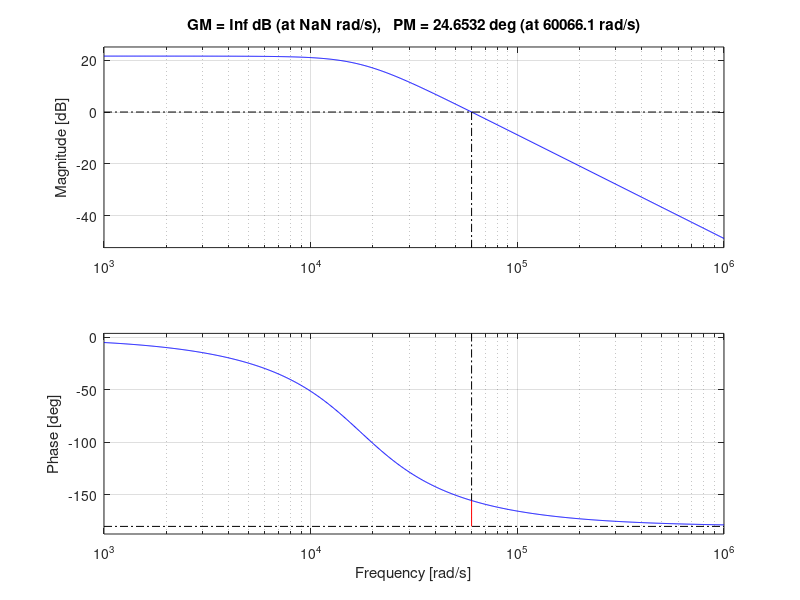
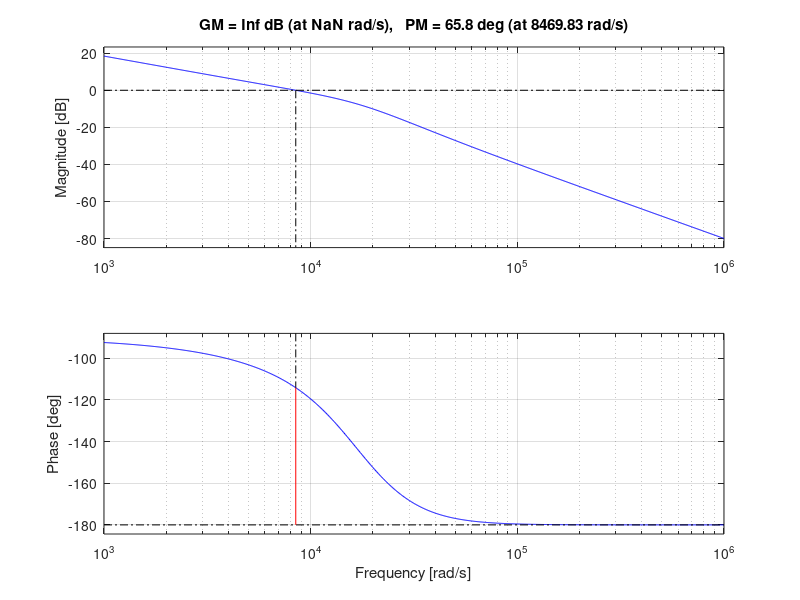
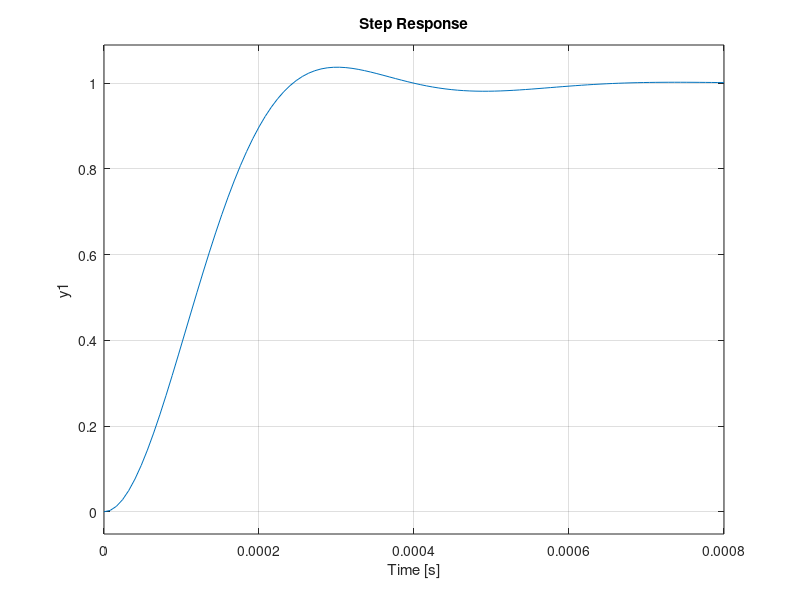
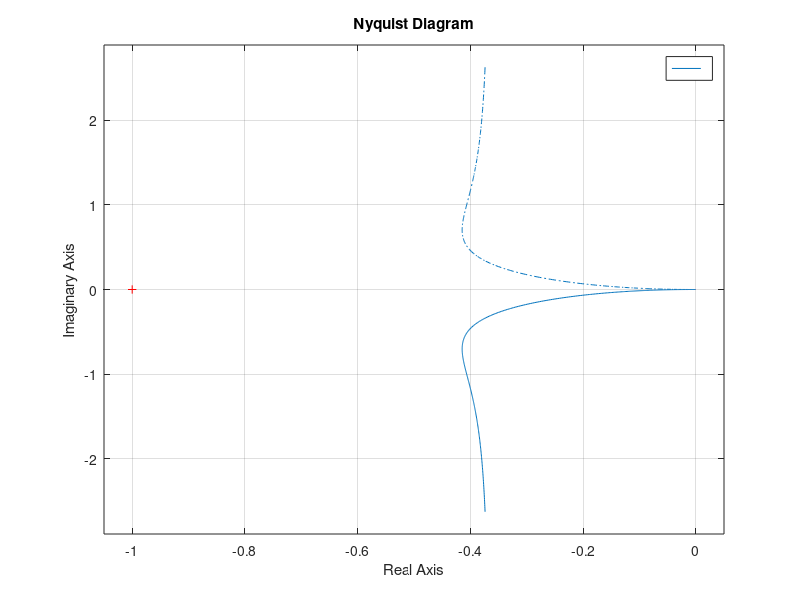

Write MATLAB code to recreate these figures, in order.
clc;
close all;
s = tf('s');
Vin = 12;
L=0.001;
C=3.3*10^(-6);
R=12;
num = (Vin/(L*C));
den_1 = 1/(R*C);
den_2 = (1/(L*C));

G = num/(s^2 + s*den_1 + den_2)
% C = 0.08532899*((s+3)/s)
% malhafechada = feedback(G*C,1)
% step(malhafechada)
% margin(G)
Ts = 0.0005 % Sem controle o Ts costuma ser 0.000311 segundos.
mp = 65.8
% Ts = 0.0005 % Sem controle o Ts costuma ser 0.000311 segundos.
% mp = 65.8
% zeta = mp/100
zeta = 0.7
% wc = 4*(sqrt(1-2*zeta^2+sqrt(zeta^4 - 4*zeta^2 +2)))/Ts
wc = 4*(sqrt(1-2*zeta^2+sqrt(zeta^4 - 4*zeta^2 +2)))/(Ts*zeta)
% wc = bw/1.5
% wc = 30000
% mp = 65.8
% mp = 12
% wc = 300
[mag,fase]=bode(G,wc)
a = wc/(tand(-90+mp-fase))
C = ((s+a)/s)
figure;
grid on;
margin(G)
% hold on
% bode(C)
% bode(C*G)

[mag1,fase1]=bode(G*C,wc)
k = 1/mag1
C = (k*(s+a)/s)
figure;
grid on;
margin(G*C)
malhafechada = feedback(G*C,1)
figure;
grid on;
step(malhafechada)
pole(malhafechada)
display(C)
display(wc)

figure;
grid on;
nyquist(G*C)
figure;
grid on;
margin(G/s)


display("Controle Finalizado por Resp Freq utilizando aprox para segunda ordem:")
display(C)